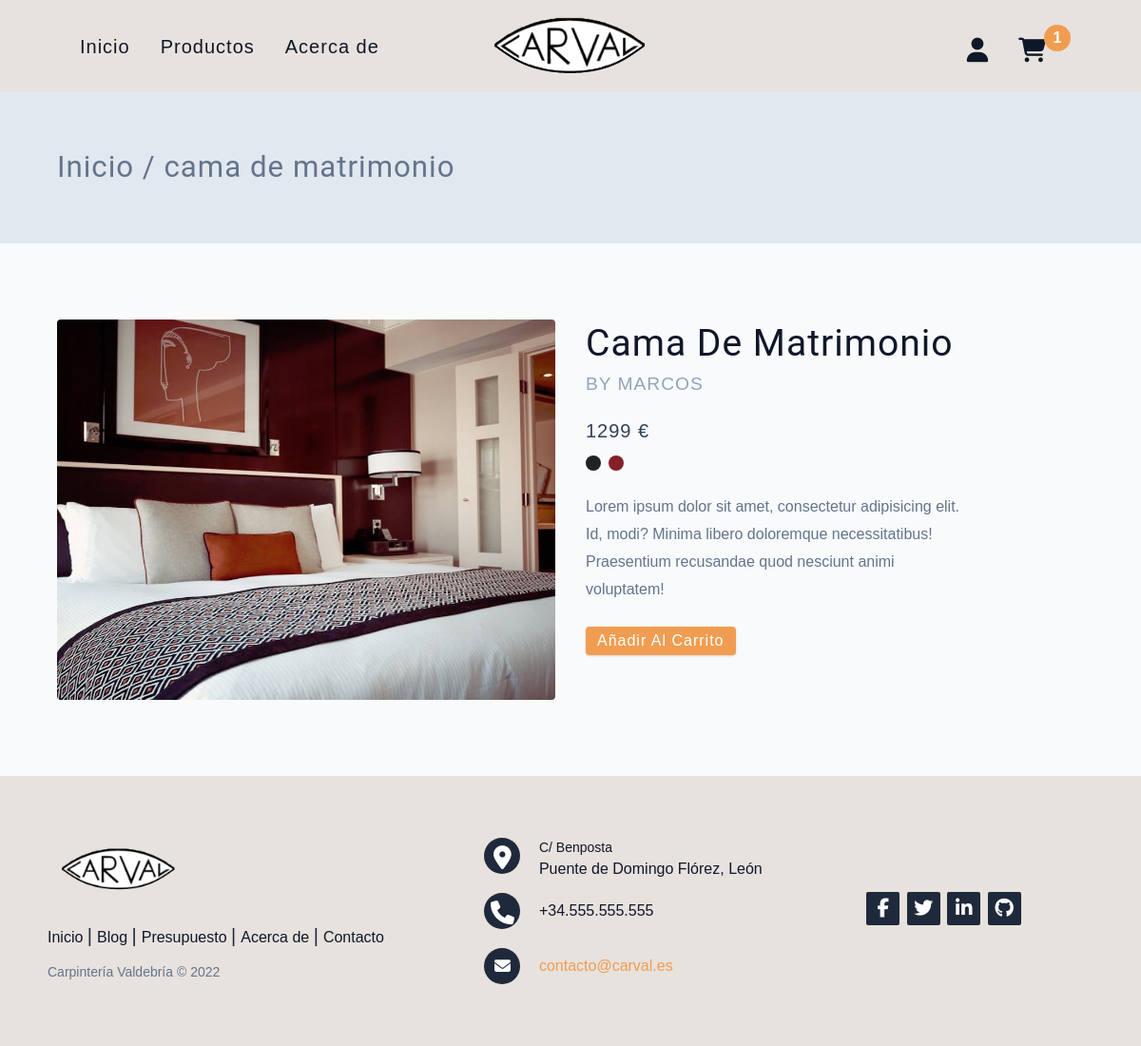
Page /single-product.php?pro_id=1 on the committed database.
### tables this page shows
CREATE TABLE `products` (
  `product_id` int(10) NOT NULL AUTO_INCREMENT,  
  `product_title` text NOT NULL, 
  `product_img` text NOT NULL,  
  `product_price` int(10) NOT NULL,  
  `product_desc` text NOT NULL,
  `product_featured` boolean NOT NULL DEFAULT false,
  `manufacturer_id` int(10) NOT NULL,
  PRIMARY KEY (`product_id`)
);

### single-product.php (the view, shortened to what this page needs)
<?php
include("./include/functions.php");
?>
<?php
$product_id = @$_GET['pro_id'];
$get_product = "select * from products where `product_id`='$product_id'";
$run_product = mysqli_query($db, $get_product);
$check_product = mysqli_num_rows($run_product);
if ($check_product == 0) {
  echo "<script> window.open('index.php','_self') </script>";
} else {
  $row_product = mysqli_fetch_array($run_product);
  $pro_title = $row_product['product_title'];
  $pro_price = $row_product['product_price'];
  $pro_img = $row_product['product_img'];
?>
  <!DOCTYPE html>
  <html lang="en">
  <body>
    <section class="page-hero">
      <div class="section-center">
        <h3 class="page-hero-title">Inicio / <?= $pro_title ?></h3>
      </div>
    </section>
    <section class="single-product section">
      <div class="section-center single-product-center">
        <img src="./assets/images/<?= $pro_img ?>" class="single-product-img img" alt="" />
        <article class="single-product-info">
          <div>
            <h2 class="single-product-title"><?= $pro_title ?></h2>
            <p class="single-product-company text-slanted">by marcos</p>
            <span class="single-product-price"><?= $pro_price ?> €</span>
            <div class="single-product-colors">
              <span class="product-color"></span>
              <span class="product-color product-color-red"></span>
            </div>
            <p class="single-product-desc">
              Lorem ipsum dolor sit amet, consectetur adipisicing elit. Id,
              modi? Minima libero doloremque necessitatibus! Praesentium
              recusandae quod nesciunt animi voluptatem!
            </p>
            <button class="addToCartBtn btn" data-id="id">Añadir al carrito</button>
          </div>
        </article>
      </div>
    </section>
  </body>
  </html>
<?php } ?>

### rows in the picture
products: product_title "cama de matrimonio", product_img (picture), product_title "Cama De Matrimonio", product_price "1299"
